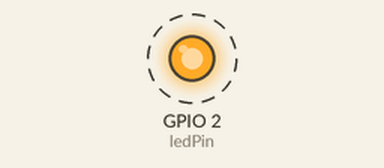
Recording of a sketch running on a simulated ESP32. Parts: output pins drawn as LEDs (lit = HIGH). Dashed ring = blinking. What the sketch prints to the serial monitor is not drawn.

Above: at 0.5 s.
Timing chart, 0 to 4.6 s (numbered marks = the images above):
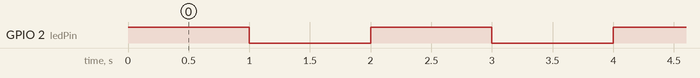

The sketch:

lab_02.1.ino
```cpp
// 定义LED引脚，ESP32通常板载LED连接在GPIO 2
const int ledPin = 2;

void setup() {
  // 初始化串口通信，设置波特率为115200
  Serial.begin(9600);
  // 将LED引脚设置为输出模式
  pinMode(ledPin, OUTPUT);
}

void loop() {
  digitalWrite(ledPin, HIGH);  // 点亮LED
  Serial.println("LED ON");    // 串口输出提示
  delay(1000);                 // 保持1秒（1000毫秒）

  digitalWrite(ledPin, LOW);   // 熄灭LED
  Serial.println("LED OFF");   // 串口输出提示
  delay(1000);                 // 保持1秒
}
```

Measured:
- by itself, GPIO 2 (ledPin): alternates HIGH for 1.0 s and LOW for 1.0 s
